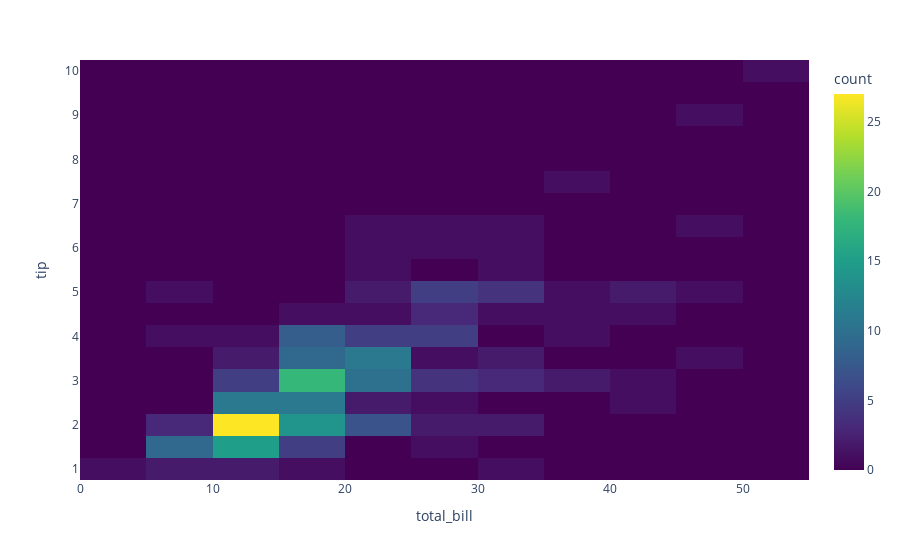

Source (notebook cell):
### Markdown cell above
Controlar el número de bins

### Code cell
import plotly.express as px
df = px.data.tips()

fig = px.density_heatmap(df, x="total_bill", y="tip", nbinsx=20, nbinsy=20, color_continuous_scale="Viridis")
fig.show()

### Figure 1 — Plotly figure (JSON) as saved in the notebook; plotly's stock layout.template omitted (floating-point values rounded to 4 significant figures; data arrays with more than 128 entries replaced by an {"elided": "..."} marker saying what was removed)
{"data": [{"coloraxis": "coloraxis", "hovertemplate": "total_bill=%{x}<br>tip=%{y}<br>count=%{z}<extra></extra>", "name": "", "nbinsx": 20, "nbinsy": 20, "type": "histogram2d", "x": {"elided": "244 float values"}, "xaxis": "x", "xbingroup": "x", "y": {"elided": "244 float values"}, "yaxis": "y", "ybingroup": "y"}], "layout": {"coloraxis": {"colorbar": {"title": {"text": "count"}}, "colorscale": [[0, "#440154"], [0.1111, "#482878"], [0.2222, "#3e4989"], [0.3333, "#31688e"], [0.4444, "#26828e"], [0.5556, "#1f9e89"], [0.6667, "#35b779"], [0.7778, "#6ece58"], [0.8889, "#b5de2b"], [1, "#fde725"]]}, "legend": {"tracegroupgap": 0}, "margin": {"t": 60}, "xaxis": {"anchor": "y", "domain": [0, 1], "title": {"text": "total_bill"}}, "yaxis": {"anchor": "x", "domain": [0, 1], "title": {"text": "tip"}}}}
